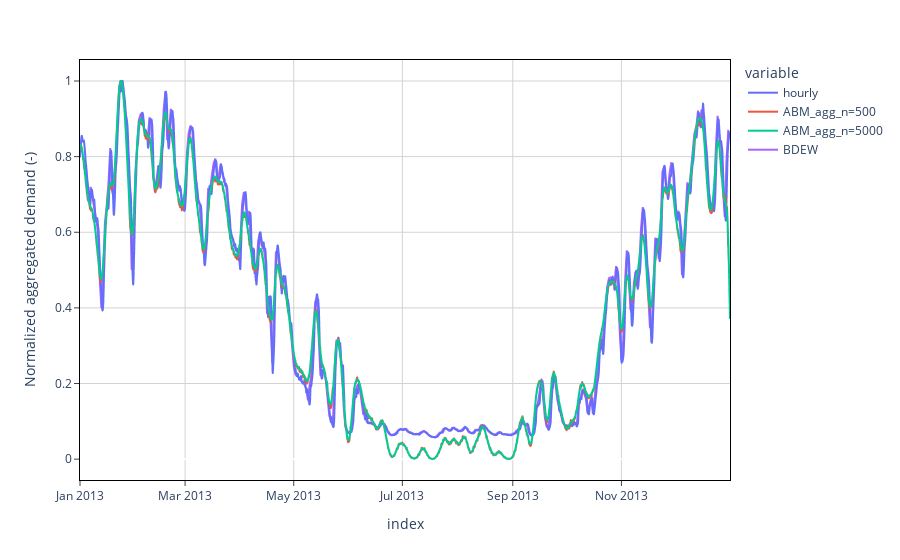

Notebook code for this chart:
### Code cell
import plotly.graph_objects as go


plot_frame = pd.concat(
    [
        ot_h_ref["hourly"].div(ot_h_ref["hourly"].max()),
        # generate_agg_heat_demand(ontario_temp,t_shift=3*roll_dt, n_random_samples=200),
        generate_agg_heat_demand(ontario_temp,t_shift=3*roll_dt, n_random_samples=500),
        # generate_agg_heat_demand(ontario_temp,t_shift=3*roll_dt, n_random_samples=1000),
        generate_agg_heat_demand(ontario_temp,t_shift=3*roll_dt, n_random_samples=5000),
    ], axis=1
)
fig = px.line(plot_frame)
fig.add_trace(go.Scatter(x=ot_daily_ref.index, y=ot_daily_ref["daily"]/ot_daily_ref["daily"].max(), name="BDEW"))

t_diff = 20 - ontario_temp

# fig.add_trace(go.Scatter(x=t_diff.index, y=t_diff.values/t_diff.values.max(), name="20°C - T_outside"))
fig.update_layout(plot_bgcolor='white')
fig.update_xaxes(
    mirror=True,
    ticks='outside',
    showline=True,
    linecolor='black',
    gridcolor='lightgrey'
)
fig.update_yaxes(
    mirror=True,
    ticks='outside',
    showline=True,
    linecolor='black',
    gridcolor='lightgrey',
    title="Normalized aggregated demand (-)"
)

### Figure 1 — Plotly figure (JSON) as saved in the notebook; plotly's stock layout.template omitted (floating-point values rounded to 4 significant figures; data arrays with more than 128 entries replaced by an {"elided": "..."} marker saying what was removed)
{"data": [{"hovertemplate": "variable=hourly<br>index=%{x}<br>value=%{y}<extra></extra>", "legendgroup": "hourly", "line": {"color": "#636efa", "dash": "solid"}, "marker": {"symbol": "circle"}, "mode": "lines", "name": "hourly", "showlegend": true, "type": "scattergl", "x": {"elided": "8760 str values"}, "xaxis": "x", "y": {"elided": "8760 float values"}, "yaxis": "y"}, {"hovertemplate": "variable=ABM_agg_n=500<br>index=%{x}<br>value=%{y}<extra></extra>", "legendgroup": "ABM_agg_n=500", "line": {"color": "#EF553B", "dash": "solid"}, "marker": {"symbol": "circle"}, "mode": "lines", "name": "ABM_agg_n=500", "showlegend": true, "type": "scattergl", "x": {"elided": "8760 str values"}, "xaxis": "x", "y": {"elided": "8760 float values"}, "yaxis": "y"}, {"hovertemplate": "variable=ABM_agg_n=5000<br>index=%{x}<br>value=%{y}<extra></extra>", "legendgroup": "ABM_agg_n=5000", "line": {"color": "#00cc96", "dash": "solid"}, "marker": {"symbol": "circle"}, "mode": "lines", "name": "ABM_agg_n=5000", "showlegend": true, "type": "scattergl", "x": {"elided": "8760 str values"}, "xaxis": "x", "y": {"elided": "8760 float values"}, "yaxis": "y"}, {"name": "BDEW", "type": "scatter", "x": {"elided": "365 str values"}, "y": {"elided": "365 float values"}}], "layout": {"legend": {"title": {"text": "variable"}, "tracegroupgap": 0}, "margin": {"t": 60}, "plot_bgcolor": "white", "xaxis": {"anchor": "y", "domain": [0, 1], "gridcolor": "lightgrey", "linecolor": "black", "mirror": true, "showline": true, "ticks": "outside", "title": {"text": "index"}}, "yaxis": {"anchor": "x", "domain": [0, 1], "gridcolor": "lightgrey", "linecolor": "black", "mirror": true, "showline": true, "ticks": "outside", "title": {"text": "Normalized aggregated demand (-)"}}}}
